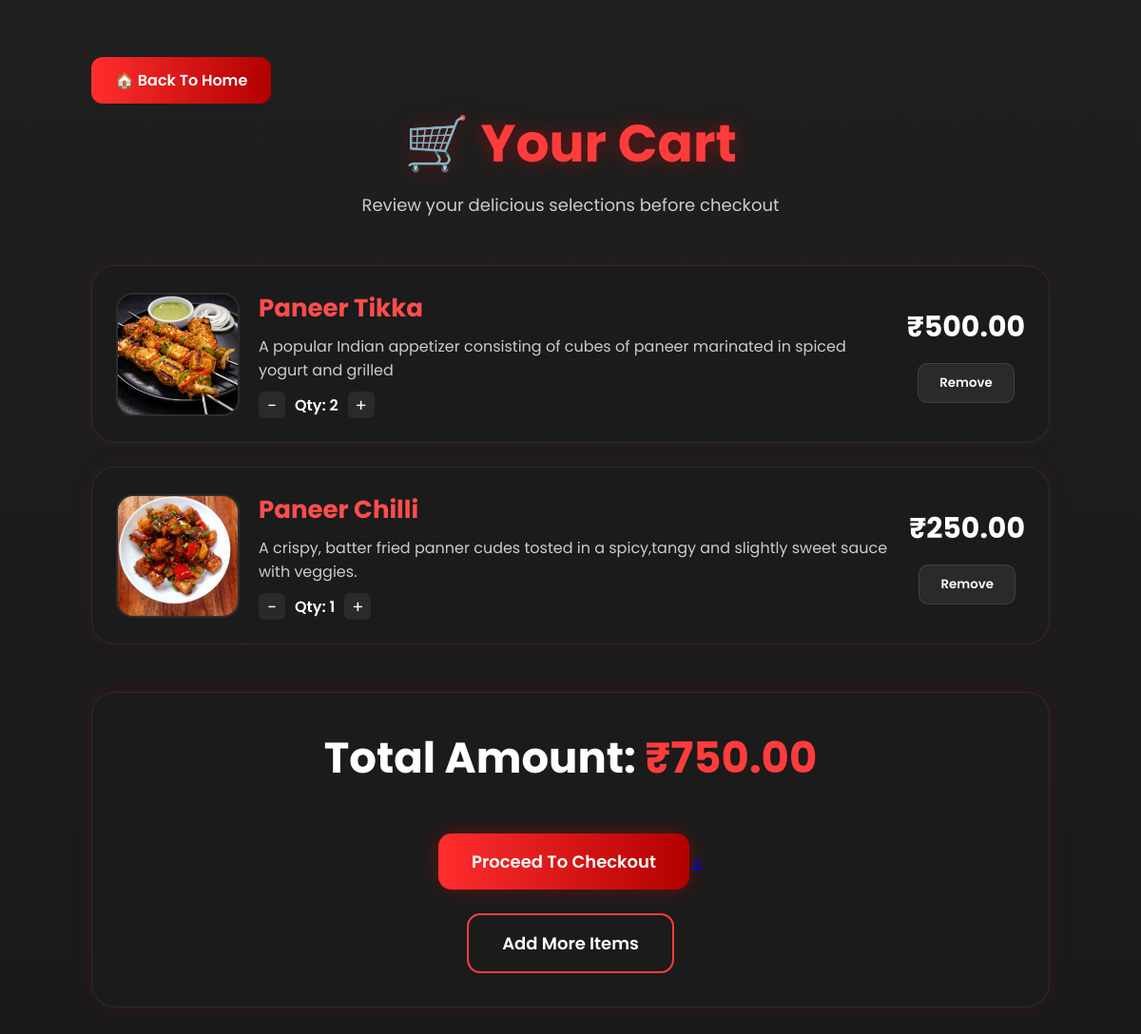
Screenshot of /cart/ (signed in) with the database file from the repository.
### home/models.py (models this page shows, shortened)
class Cart(models.Model):
    user = models.ForeignKey(
        User,
        on_delete=models.CASCADE
    )
    item = models.ForeignKey(
        MenuItem,
        on_delete=models.CASCADE
    )
    quantity = models.PositiveIntegerField(default=1)
    def total_price(self):
        return self.item.price * self.quantity

class MenuItem(models.Model):
    FOOD_TYPE = [
        ('Veg', 'Veg'),
        ('Non-Veg', 'Non-Veg'),
    ]
    category = models.ForeignKey(
        Category,
        on_delete=models.CASCADE,
        related_name='items'
    )
    name = models.CharField(max_length=100)
    description = models.TextField()
    price = models.DecimalField(max_digits=6, decimal_places=2)
    food_type = models.CharField(
        max_length=10,
        choices=FOOD_TYPE,
         default='Veg'
    )
    image = models.ImageField(upload_to='menu_images/')
    available = models.BooleanField(default=True)

### home/views.py (the view)
def cart(request):
    if not request.user.is_authenticated:
        return redirect('/login/')
    cart_items = Cart.objects.filter(
        user=request.user
    )
    total = sum(
        item.total_price()
        for item in cart_items
    )
    return render(
        request,
        'cart.html',
        {
            'cart_items': cart_items,
            'total': total
        }
    )

### templates/cart.html (shortened to what this page needs)
<!DOCTYPE html>
<html lang="en">
<head>
    <link rel="stylesheet"
    href="https://cdnjs.cloudflare.com/ajax/libs/font-awesome/6.5.1/css/all.min.css"/>
</head>
<body>
    <a href="/" class="home-btn">
    🏠 Back To Home
</a>
    <div class="cart-header">
        <h1>🛒 Your Cart</h1>
        <p>
            Review your delicious selections before checkout
        </p>
    </div>
    {% if cart_items %}
    <div class="cart-container">
        {% for cart in cart_items %}
        <div class="cart-card">
    <div class="cart-left">
        <img src="{{ cart.item.image.url }}">
        <div class="cart-info">
            <h2 style="color:#ff4d4d;font-size:26px;margin-bottom:8px;">
                {{ cart.item.name }}
            </h2>
            <p style="color:#ccc;margin-bottom:10px;">
                {{ cart.item.description }}
            </p>
            <div style="display:flex;align-items:center;gap:10px;font-size:16px;">
                <a href="/decrease/{{ cart.id }}/"
                   style="text-decoration:none;
                          font-size:18px;
                          width:28px;
                          height:28px;
                          display:flex;
                          align-items:center;
                          justify-content:center;
                          border-radius:6px;
                          background:#2a2a2a;
                          color:white;">
                    −
                </a>
                <span style="font-weight:600;">
                    Qty: {{ cart.quantity }}
                </span>
                <a href="/increase/{{ cart.id }}/"
                   style="text-decoration:none;
                          font-size:18px;
                          width:28px;
                          height:28px;
                          display:flex;
                          align-items:center;
                          justify-content:center;
                          border-radius:6px;
                          background:#2a2a2a;
                          color:white;">
                    +
                </a>
            </div>
        </div>
    </div>
            <div class="right-section">
    <div class="price">
        ₹{{ cart.total_price }}
    </div>
    <a href="/delete-cart/{{ cart.id }}/">
        <button class=" remove-btn">
             Remove
        </button>
    </a>
</div>
        </div>
        {% endfor %}
    </div>
    <div class="cart-summary">
        <h1>
            Total Amount:
            <span>₹{{ total }}</span>
        </h1>
        <a href="/receipt/">
        <button class="checkout-btn">
            Proceed To Checkout
        </button>
        c</a>
        <br><br>
<a href="/menu/">
    <button class="add-more-btn">
        Add More Items
    </button>
</a>
    </div>
    {% endif %}
</body>
</html>

### templates/cart.html (style rules this page uses)
* { margin:0; padding:0; box-sizing:border-box; font-family:'Poppins',sans-serif; }
body { background: linear-gradient(rgba(0,0,0,0.88),rgba(0,0,0,0.9)), url("https://images.unsplash.com/photo-1414235077428-338989a2e8c0"); background-size:cover; background-position:center; min-height:100vh; color:white; padding:40px 8%; }
.cart-header { text-align:center; margin-bottom:50px; }
.cart-header h1 { font-size:55px; color:#ff3c3c; margin-bottom:10px; text-shadow:0 0 20px rgba(255,0,0,0.4); }
.cart-header p { color:#ccc; font-size:18px; }
.cart-container { display:flex; flex-direction:column; gap:25px; }
.cart-card { background:rgba(28,28,28,0.92); border:1px solid rgba(255,255,255,0.08); border-radius:25px; padding:25px; display:flex; align-items:center; justify-content:space-between; gap:20px; transition:0.3s; backdrop-filter:blur(10px); box-shadow:0 0 20px rgba(255,0,0,0.08); }
.cart-left { display:flex; align-items:center; gap:20px; }
.cart-left img { width:130px; height:130px; object-fit:cover; border-radius:18px; border:2px solid rgba(255,255,255,0.08); }
.cart-info h2 { color:#ff4d4d; font-size:28px; margin-bottom:10px; }
.cart-info p { color:#ccc; margin-bottom:8px; font-size:16px; }
.price { font-size:30px; font-weight:700; color:white; }
.cart-summary { margin-top:50px; background:rgba(28,28,28,0.92); padding:35px; border-radius:25px; border:1px solid rgba(255,255,255,0.08); text-align:center; box-shadow:0 0 20px rgba(255,0,0,0.12); }
.cart-summary h1 { font-size:45px; margin-bottom:25px; }
.cart-summary span { color:#ff3c3c; }
.checkout-btn { margin-top:20px; padding:16px 35px; border:none; border-radius:14px; background:linear-gradient(to right,#ff2e2e,#b30000); color:white; font-size:18px; font-weight:600; cursor:pointer; transition:0.3s; box-shadow:0 0 20px rgba(255,0,0,0.3); }
.add-more-btn { padding:16px 35px; border:none; border-radius:14px; background:transparent; border:2px solid #ff3c3c; color:white; font-size:18px; font-weight:600; cursor:pointer; transition:0.3s; }
.right-section { display:flex; flex-direction:column; align-items:center; gap:15px; }
.remove-btn { padding:10px 22px; border:none; border-radius:10px; background:#2a2a2a; color:white; cursor:pointer; transition:0.3s; border:1px solid rgba(255,255,255,0.1); font-weight:600; }
.home-btn { display:inline-block; margin-top:20px; padding:12px 25px; background:linear-gradient( to right, #ff2e2e, #b30000 ); color:white; text-decoration:none; border-radius:12px; font-weight:600; transition:0.3s; }

### rows the page displays
Cart: item.image (picture), item.name "Paneer Tikka", item.description "A popular Indian appetizer consisting of cubes of paneer marinated in spiced yogurt and grilled", quantity "2", total_price "500.00"
Cart: item.image (picture), item.name "Paneer Chilli", item.description "A crispy, batter fried panner cudes tosted in a spicy,tangy and slightly sweet sauce with veggies.", quantity "1", total_price "250.00"

### other values shown
{{ total }} "750.00"
